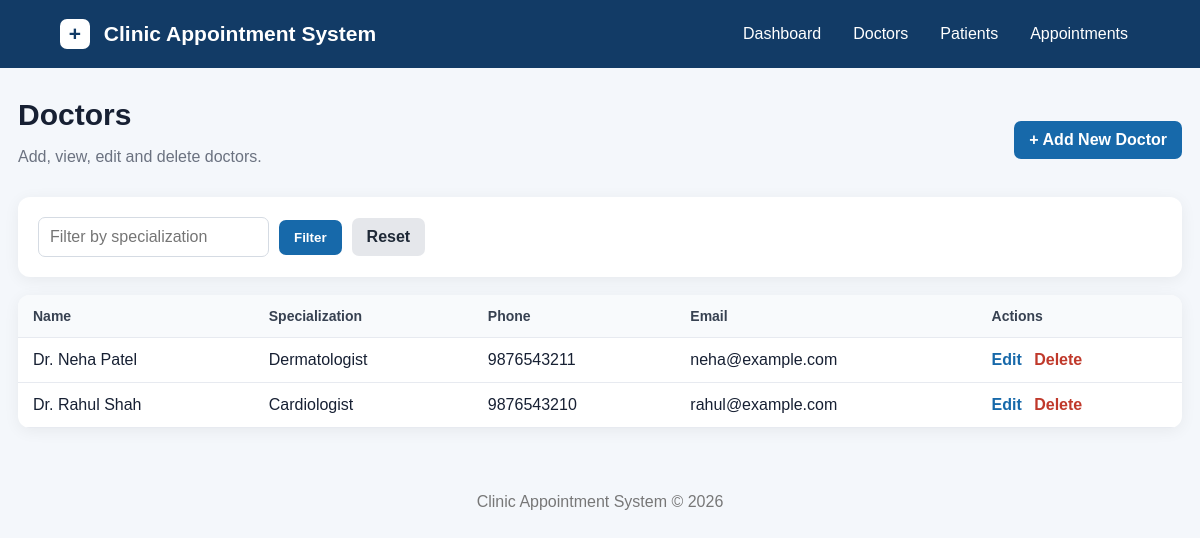
The app's page /doctors.php with its own data.
### tables this page shows
CREATE TABLE doctors (
    id INT AUTO_INCREMENT PRIMARY KEY,
    name VARCHAR(100) NOT NULL,
    specialization VARCHAR(100) NOT NULL,
    phone VARCHAR(20),
    email VARCHAR(120),
    address VARCHAR(255),
    created_at TIMESTAMP DEFAULT CURRENT_TIMESTAMP
);

### doctors.php (the view, shortened to what this page needs)
<?php
require "config.php";
$specialization = trim($_GET["specialization"] ?? "");
if ($specialization !== "") {
    $stmt = $pdo->prepare("SELECT * FROM doctors WHERE specialization LIKE ? ORDER BY name");
    $stmt->execute(["%$specialization%"]);
    $doctors = $stmt->fetchAll();
} else {
    $doctors = $pdo->query("SELECT * FROM doctors ORDER BY name")->fetchAll();
}
require "header.php";
?>
<div class="section-head">
  <div><h1>Doctors</h1><p class="muted">Add, view, edit and delete doctors.</p></div>
  <a class="btn" href="doctor_form.php">+ Add New Doctor</a>
</div>
<form class="filter card" method="get">
  <input name="specialization" value="<?= htmlspecialchars($specialization) ?>" placeholder="Filter by specialization">
  <button class="btn" type="submit">Filter</button>
  <a class="btn secondary" href="doctors.php">Reset</a>
</form>
<div class="card table-wrap">
<table>
<thead><tr><th>Name</th><th>Specialization</th><th>Phone</th><th>Email</th><th>Actions</th></tr></thead>
<tbody>
<?php if (!$doctors): ?><tr><td colspan="5" class="empty">No doctors found.</td></tr>
<?php else: foreach ($doctors as $d): ?>
<tr>
<td><?= htmlspecialchars($d["name"]) ?></td>
<td><?= htmlspecialchars($d["specialization"]) ?></td>
<td><?= htmlspecialchars($d["phone"]) ?></td>
<td><?= htmlspecialchars($d["email"]) ?></td>
<td class="actions"><a class="link" href="doctor_form.php?id=<?= $d["id"] ?>">Edit</a>
<a class="danger" onclick="return confirm('Delete this doctor?')" href="doctors.php?delete=<?= $d["id"] ?>">Delete</a></td>
</tr>
<?php endforeach; endif; ?>
</tbody></table></div>
<?php require "footer.php"; ?>

### assets/style.css (style rules this page uses)
* { box-sizing:border-box }
body { margin:0;font-family:Arial,Helvetica,sans-serif;background:#f4f7fb;color:#172033 }
h1 { margin:0 0 7px;font-size:30px }
.muted { color:#6b7280 }
.card { background:#fff;border-radius:12px;padding:20px;box-shadow:0 3px 16px rgba(0,0,0,.06) }
.section-head { display:flex;justify-content:space-between;align-items:center;gap:15px;margin:25px 0 15px }
.btn { display:inline-block;border:0;background:#1769aa;color:#fff;text-decoration:none;padding:10px 15px;border-radius:7px;cursor:pointer;font-weight:600 }
.btn.secondary { background:#e5e7eb;color:#1f2937 }
.filter { display:flex;gap:10px;align-items:center;flex-wrap:wrap;margin-bottom:18px }
input,select,textarea { width:100%;padding:10px 11px;border:1px solid #d5dbe3;border-radius:7px;background:#fff;font:inherit }
.filter input,.filter select { width:auto;min-width:180px }
.table-wrap { overflow-x:auto;padding:0 }
table { width:100%;border-collapse:collapse;min-width:800px }
th,td { text-align:left;padding:13px 15px;border-bottom:1px solid #e7eaf0 }
th { background:#f8fafc;color:#374151;font-size:14px }
.actions { white-space:nowrap }
.link { color:#1769aa;text-decoration:none;font-weight:600 }
.danger { color:#c0392b;text-decoration:none;font-weight:600;margin-left:8px }

### records on screen
doctors: name "Dr. Neha Patel", specialization "Dermatologist", phone "9876543211", email "neha@example.com"
doctors: name "Dr. Rahul Shah", specialization "Cardiologist", phone "9876543210", email "rahul@example.com"
